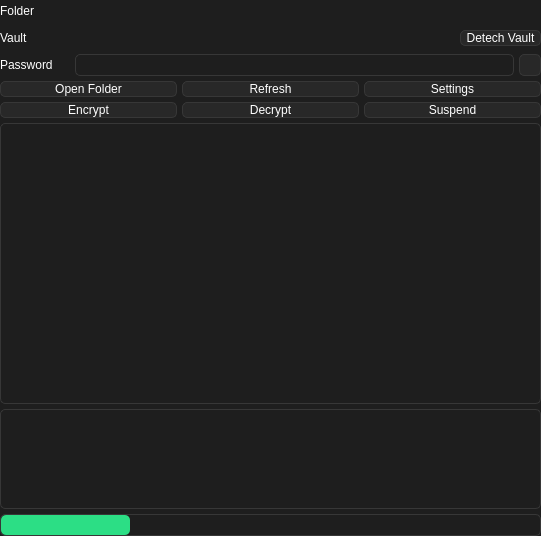
<?xml version="1.0" encoding="UTF-8"?>
<ui version="4.0">
 <class>FrontendVault</class>
 <widget class="QWidget" name="FrontendVault">
  <property name="geometry">
   <rect>
    <x>0</x>
    <y>0</y>
    <width>541</width>
    <height>536</height>
   </rect>
  </property>
  <property name="windowTitle">
   <string>Form</string>
  </property>
  <property name="styleSheet">
   <string notr="true">QWidget{
	font: 100 11pt &quot;Noto Sans&quot;;
	color: rgb(255, 255, 255);
	background-color: rgb(30, 30, 30);
}
QWidget:disabled{
	color: rgb(100, 100, 100);
}

/* ToolTip */
QToolTip {
	color: rgb(255, 255, 255); 
	background: rgb(55, 55, 55);
	border: 1px solid rgb(70, 70, 70); 
	border-radius: 5px;
}

/* ProgressBar */
QProgressBar{
 	border: 1px solid rgb(55, 55, 55);
	border-radius: 5px;
	padding-left: 0px;
	color: rgb(0, 65, 74);
	text-align: center;
}
QProgressBar::chunk{
	border-radius: 5px;
 	background-color: rgb(44, 222, 133);
}

/* Label */
QLabel{
border: 0px;
}

/* TextEdit */
QTextEdit{
font: 9pt;
border: 1px solid rgb(55, 55, 55);
border-radius: 5px;
}
/* LineEdit */
QLineEdit{
	border: 1px solid rgb(55, 55, 55);
	border-radius: 5px;
}

/* ListView */
QListView{
	border: 1px solid rgb(55, 55, 55);
	border-radius: 5px;
	font: 11pt;
	gridline-color: rgb(0, 0, 0);
}

QScrollBar:vertical {
    border: none;
    background: rgb(30, 30, 30);
    width: 12px;
}
QScrollBar:horizontal{
	border: none;
    background: rgb(30, 30, 30);
    height: 12px;
}
QScrollBar::handle:horizontal{
    background: rgb(40, 40, 40);
    min-width: 20px;
	border-radius: 5px;
}
QScrollBar::handle:vertical {
    background: rgb(40, 40, 40);
    min-height: 20px;
	border-radius: 5px;
}

QScrollBar::handle:hover {
    background: rgb(55, 55, 55);
}

QScrollBar::add-line, 
QScrollBar::sub-line {
	height:0px;
	width:0px;
    background: none;
}
QScrollBar::add-page, 
QScrollBar::sub-page {
    height:0px;
	width:0px;
    background: none;
}

/* ComboBox */
QComboBox{
	background-color: rgb(40, 40, 40);
	border: 1px solid rgb(55, 55, 55);
	border-radius: 5px;
	padding-left: 3px;
}
QComboBox::drop-down {
    width: 20px;
    border-left: 1px solid rgb(55, 55, 55);
    border-top-right-radius: 5px; 
    border-bottom-right-radius: 5px;
    subcontrol-origin: padding;
    subcontrol-position: top right;
    width: 15px;
}
QComboBox::down-arrow {
    image: url(:/icons/arrow_down.png);
}

/* PushButton */
QPushButton{
	border: 1px solid rgb(55, 55, 55);
	border-radius: 5px;
	background-color: rgb(40, 40, 40);
}
QPushButton:pressed{
	background-color: rgb(30, 30, 30);
}

/* CheckBox */
QCheckBox{
	border: 1px solid rgb(55, 55, 55);
	border-radius: 5px;
}
QCheckBox::indicator{
	margin-left: 2px;
	margin-right: -2px;
}
QCheckBox::indicator:unchecked{
	border: 1px solid rgb(0, 0, 0);
	background-color: rgb(200, 40 ,40);
}
QCheckBox::indicator:checked{
	border: 1px solid rgb(0, 0, 0);
	background-color: rgb(40, 200 ,40);
}

</string>
  </property>
  <layout class="QGridLayout" name="gridLayout">
   <property name="leftMargin">
    <number>0</number>
   </property>
   <property name="topMargin">
    <number>0</number>
   </property>
   <property name="rightMargin">
    <number>0</number>
   </property>
   <property name="bottomMargin">
    <number>0</number>
   </property>
   <property name="spacing">
    <number>5</number>
   </property>
   <item row="4" column="0">
    <layout class="QHBoxLayout" name="horizontalLayout_3">
     <property name="spacing">
      <number>5</number>
     </property>
     <item>
      <widget class="QLabel" name="PasswordLabel">
       <property name="minimumSize">
        <size>
         <width>70</width>
         <height>22</height>
        </size>
       </property>
       <property name="maximumSize">
        <size>
         <width>70</width>
         <height>22</height>
        </size>
       </property>
       <property name="styleSheet">
        <string notr="true"/>
       </property>
       <property name="text">
        <string>Password</string>
       </property>
      </widget>
     </item>
     <item>
      <widget class="QLineEdit" name="PasswordLineedit">
       <property name="minimumSize">
        <size>
         <width>0</width>
         <height>22</height>
        </size>
       </property>
       <property name="maximumSize">
        <size>
         <width>16777215</width>
         <height>22</height>
        </size>
       </property>
       <property name="text">
        <string/>
       </property>
       <property name="echoMode">
        <enum>QLineEdit::EchoMode::Password</enum>
       </property>
      </widget>
     </item>
     <item>
      <widget class="QPushButton" name="PasswordVisibilityButton">
       <property name="sizePolicy">
        <sizepolicy hsizetype="Fixed" vsizetype="Fixed">
         <horstretch>0</horstretch>
         <verstretch>0</verstretch>
        </sizepolicy>
       </property>
       <property name="minimumSize">
        <size>
         <width>22</width>
         <height>22</height>
        </size>
       </property>
       <property name="maximumSize">
        <size>
         <width>22</width>
         <height>22</height>
        </size>
       </property>
       <property name="text">
        <string/>
       </property>
       <property name="icon">
        <iconset resource="../asset/resource.qrc">
         <normaloff>:/icons/visibility_off.png</normaloff>
         <normalon>:/icons/visibility_on.png</normalon>:/icons/visibility_off.png</iconset>
       </property>
       <property name="checkable">
        <bool>true</bool>
       </property>
      </widget>
     </item>
    </layout>
   </item>
   <item row="1" column="0">
    <layout class="QHBoxLayout" name="horizontalLayout_2">
     <property name="spacing">
      <number>5</number>
     </property>
     <item>
      <widget class="QLabel" name="VaultLabel">
       <property name="sizePolicy">
        <sizepolicy hsizetype="Fixed" vsizetype="Fixed">
         <horstretch>0</horstretch>
         <verstretch>0</verstretch>
        </sizepolicy>
       </property>
       <property name="minimumSize">
        <size>
         <width>70</width>
         <height>22</height>
        </size>
       </property>
       <property name="maximumSize">
        <size>
         <width>70</width>
         <height>22</height>
        </size>
       </property>
       <property name="text">
        <string>Vault</string>
       </property>
      </widget>
     </item>
     <item>
      <widget class="QLabel" name="VaultNameLabel">
       <property name="sizePolicy">
        <sizepolicy hsizetype="Expanding" vsizetype="Fixed">
         <horstretch>0</horstretch>
         <verstretch>0</verstretch>
        </sizepolicy>
       </property>
       <property name="minimumSize">
        <size>
         <width>0</width>
         <height>22</height>
        </size>
       </property>
       <property name="maximumSize">
        <size>
         <width>16777215</width>
         <height>22</height>
        </size>
       </property>
       <property name="text">
        <string/>
       </property>
      </widget>
     </item>
     <item>
      <widget class="QPushButton" name="DetachVaultButton">
       <property name="sizePolicy">
        <sizepolicy hsizetype="Minimum" vsizetype="Fixed">
         <horstretch>0</horstretch>
         <verstretch>0</verstretch>
        </sizepolicy>
       </property>
       <property name="styleSheet">
        <string notr="true">QPushButton{
padding-left : 5px;
padding-right:5px;
}</string>
       </property>
       <property name="text">
        <string>Detech Vault</string>
       </property>
      </widget>
     </item>
    </layout>
   </item>
   <item row="0" column="0">
    <layout class="QHBoxLayout" name="horizontalLayout">
     <property name="spacing">
      <number>5</number>
     </property>
     <item>
      <widget class="QLabel" name="FolderLabel">
       <property name="sizePolicy">
        <sizepolicy hsizetype="Fixed" vsizetype="Fixed">
         <horstretch>0</horstretch>
         <verstretch>0</verstretch>
        </sizepolicy>
       </property>
       <property name="minimumSize">
        <size>
         <width>70</width>
         <height>22</height>
        </size>
       </property>
       <property name="maximumSize">
        <size>
         <width>70</width>
         <height>22</height>
        </size>
       </property>
       <property name="text">
        <string>Folder</string>
       </property>
      </widget>
     </item>
     <item>
      <widget class="QLabel" name="FolderPathLabel">
       <property name="sizePolicy">
        <sizepolicy hsizetype="Preferred" vsizetype="Fixed">
         <horstretch>0</horstretch>
         <verstretch>0</verstretch>
        </sizepolicy>
       </property>
       <property name="minimumSize">
        <size>
         <width>0</width>
         <height>22</height>
        </size>
       </property>
       <property name="maximumSize">
        <size>
         <width>16777215</width>
         <height>22</height>
        </size>
       </property>
       <property name="text">
        <string/>
       </property>
      </widget>
     </item>
    </layout>
   </item>
   <item row="5" column="0">
    <layout class="QHBoxLayout" name="horizontalLayout_5">
     <property name="spacing">
      <number>5</number>
     </property>
     <item>
      <widget class="QPushButton" name="OpenFolderButton">
       <property name="text">
        <string>Open Folder</string>
       </property>
      </widget>
     </item>
     <item>
      <widget class="QPushButton" name="RefreshButton">
       <property name="text">
        <string>Refresh</string>
       </property>
      </widget>
     </item>
     <item>
      <widget class="QPushButton" name="SettingsButton">
       <property name="text">
        <string>Settings</string>
       </property>
      </widget>
     </item>
    </layout>
   </item>
   <item row="8" column="0">
    <widget class="QTextEdit" name="TerminalTextedit">
     <property name="sizePolicy">
      <sizepolicy hsizetype="Expanding" vsizetype="Fixed">
       <horstretch>0</horstretch>
       <verstretch>0</verstretch>
      </sizepolicy>
     </property>
     <property name="minimumSize">
      <size>
       <width>0</width>
       <height>100</height>
      </size>
     </property>
     <property name="maximumSize">
      <size>
       <width>16777215</width>
       <height>100</height>
      </size>
     </property>
    </widget>
   </item>
   <item row="9" column="0">
    <widget class="QProgressBar" name="ProgressBar">
     <property name="minimumSize">
      <size>
       <width>0</width>
       <height>22</height>
      </size>
     </property>
     <property name="maximumSize">
      <size>
       <width>16777215</width>
       <height>22</height>
      </size>
     </property>
     <property name="value">
      <number>24</number>
     </property>
     <property name="textVisible">
      <bool>false</bool>
     </property>
    </widget>
   </item>
   <item row="7" column="0">
    <widget class="QListView" name="FileListView">
     <property name="sizePolicy">
      <sizepolicy hsizetype="MinimumExpanding" vsizetype="Expanding">
       <horstretch>0</horstretch>
       <verstretch>0</verstretch>
      </sizepolicy>
     </property>
     <property name="minimumSize">
      <size>
       <width>0</width>
       <height>100</height>
      </size>
     </property>
     <property name="verticalScrollBarPolicy">
      <enum>Qt::ScrollBarPolicy::ScrollBarAsNeeded</enum>
     </property>
     <property name="horizontalScrollBarPolicy">
      <enum>Qt::ScrollBarPolicy::ScrollBarAsNeeded</enum>
     </property>
    </widget>
   </item>
   <item row="6" column="0">
    <layout class="QHBoxLayout" name="horizontalLayout_4">
     <property name="spacing">
      <number>5</number>
     </property>
     <item>
      <widget class="QPushButton" name="EncryptButton">
       <property name="text">
        <string>Encrypt</string>
       </property>
      </widget>
     </item>
     <item>
      <widget class="QPushButton" name="DecryptButton">
       <property name="text">
        <string>Decrypt</string>
       </property>
      </widget>
     </item>
     <item>
      <widget class="QPushButton" name="SuspendButton">
       <property name="text">
        <string>Suspend</string>
       </property>
      </widget>
     </item>
    </layout>
   </item>
  </layout>
 </widget>
 <resources>
  <include location="../asset/resource.qrc"/>
 </resources>
 <connections/>
</ui>
